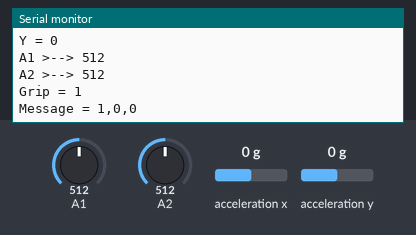
The sketch below on a simulated ATtiny85, built with avr-gcc and run on an emulated ATtiny85. Shown: the last lines printed to the serial monitor. The inputs (shaded band) are chosen by the test bench; at power-on: acceleration x 0 g, A1 = 512, A2 = 512, acceleration y 0 g. No radio packets arrive unless stated.

Above: at 1.2 s.
1.3 s: acceleration x set to -1.4 g
At 2.6 s:
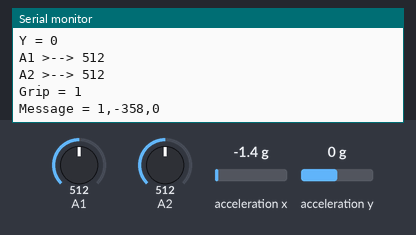
2.8 s: A1 set to 490
At 4.0 s:
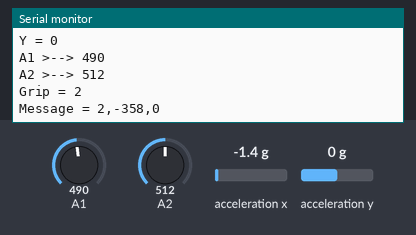
4.3 s: A2 set to 490
At 5.7 s:
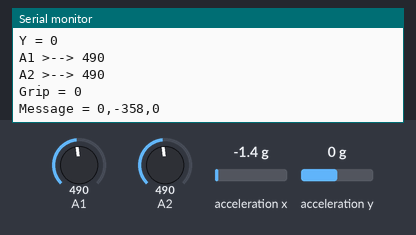
5.8 s: acceleration y set to -1.4 g
At 7.1 s:
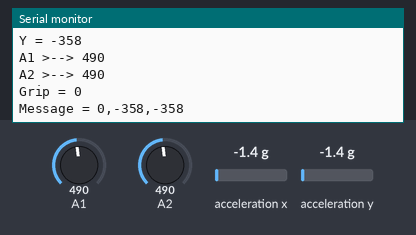
7.3 s: A1 set to 510
At 8.3 s:
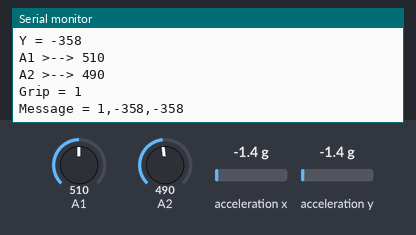
8.8 s: A2 set to 510
At 10.5 s:
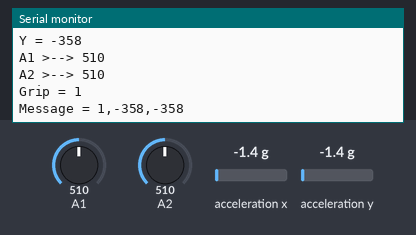
Timing chart, 0 to 11.3 s (numbered marks = the images above; inputs shaded):
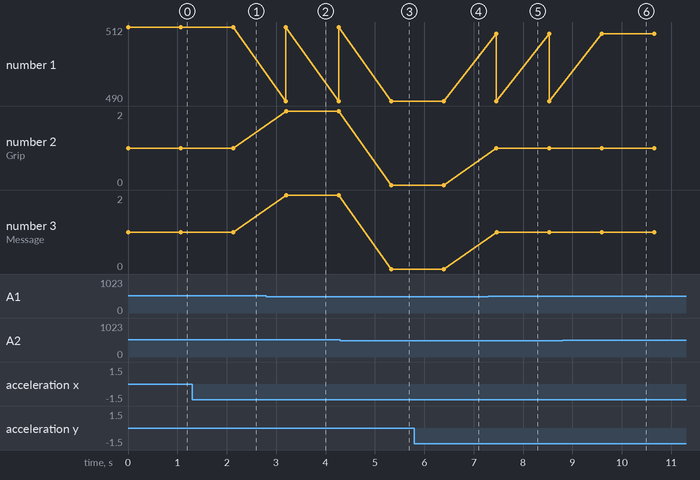

Measured:
- after the input at 1.3 s, the serial monitor: prints a new line after 0.83 s (image 1)
- after the input at 2.8 s, the serial monitor: prints a new line after 0.40 s (image 2)
- after the input at 4.3 s, the serial monitor: prints a new line after 1.0 s (image 3)
- after the input at 5.8 s, the serial monitor: prints a new line after 0.59 s (image 4)
- after the input at 7.3 s, the serial monitor: prints a new line after 0.16 s (image 5)
- after the input at 8.8 s, the serial monitor: prints a new line after 0.79 s (image 6)

The sketch:

ask_transmitter.ino
```cpp
  // For the Nano

// ask_transmitter.pde
// -*- mode: C++ -*-
// Simple example of how to use RadioHead to transmit messages
// with a simple ASK transmitter in a very simple way.
// Implements a simplex (one-way) transmitter with an TX-C1 module
// Tested on Arduino Mega, Duemilanova, Uno, Due, Teensy, ESP-12

#include <Wire.h>
#include <RH_ASK.h>
#ifdef RH_HAVE_HARDWARE_SPI
#include <SPI.h> // Not actually used but needed to compile
#endif
#include <Adafruit_Sensor.h>
#include <Adafruit_ADXL345_U.h>

RH_ASK driver (2000, 8, 2, 9, false);
// RH_ASK (uint16_t speed=2000, uint8_t rxPin=11, uint8_t txPin=12, uint8_t pttPin=10, bool pttInverted=false)
// RH_ASK driver(2000, 4, 5, 0); // ESP8266 or ESP32: do not use pin 11 or 2
// RH_ASK driver(2000, 3, 4, 0); // ATTiny, RX on D3 (pin 2 on attiny85) TX on D4 (pin 3 on attiny85),
// RH_ASK driver(2000, PD14, PD13, 0); STM32F4 Discovery: see tx and rx on Orange and Red LEDS

Adafruit_ADXL345_Unified accel = Adafruit_ADXL345_Unified(12345);
int originX, originY, originZ;

typedef enum {
  NOTHING = 0,
  OPENING = 1,
  CLOSING = 2
} gripStatus;

void setup()
{
#ifdef RH_HAVE_SERIAL
    Serial.begin(9600);	  // Debugging only
#endif
    if (!driver.init())
#ifdef RH_HAVE_SERIAL
    Serial.println("init failed");
#else
	;
#endif
  if (!accel.begin()) {
    Serial.println("Ooops, no ADXL345 detected ... Check your wiring!");
    while(1);
  }
  originX = accel.getX();
  originY = accel.getY();
  Serial.print("originX = "); Serial.println(originX);
  Serial.print("originY = "); Serial.println(originY);

  pinMode(A0, INPUT);
  pinMode(A1, INPUT);
}

void loop()
{
    int x, y;
    int opening, closing, nothing;
    gripStatus grip;

    x = accel.getX() - originX;
    y = accel.getY() - originY;

    Serial.print("X = "); Serial.println(x);
    Serial.print("Y = "); Serial.println(y);

    grip = NOTHING;
    opening = analogRead(A1);
    closing = analogRead(A2);
    Serial.print("A1 >--> "); Serial.println(opening);
    Serial.print("A2 >--> "); Serial.println(closing);
    if (opening < 500) {
      if (closing < 500)
        grip = NOTHING;
      else
        grip = CLOSING;
    }
    else
      grip = OPENING;

    Serial.print("Grip = "); Serial.println(grip);

    char gripString[2];
    char xString[5], yString[5], zString[5];

    sprintf(gripString, "%d", grip);
    sprintf(xString,    "%d", x);
    sprintf(yString,    "%d", y);

    String msgString;
    msgString += gripString; msgString += ",";
    msgString += xString;    msgString += ",";
    msgString += yString;

    const char *msg = msgString.c_str();
    Serial.print("Message = "); Serial.println(msg);

    //const char msg[] = ;
    driver.send((uint8_t *)msg, strlen(msg));
    digitalWrite(LED_BUILTIN, LOW);
    driver.waitPacketSent();
    digitalWrite(LED_BUILTIN, HIGH);
    delay(1000);
}
```
